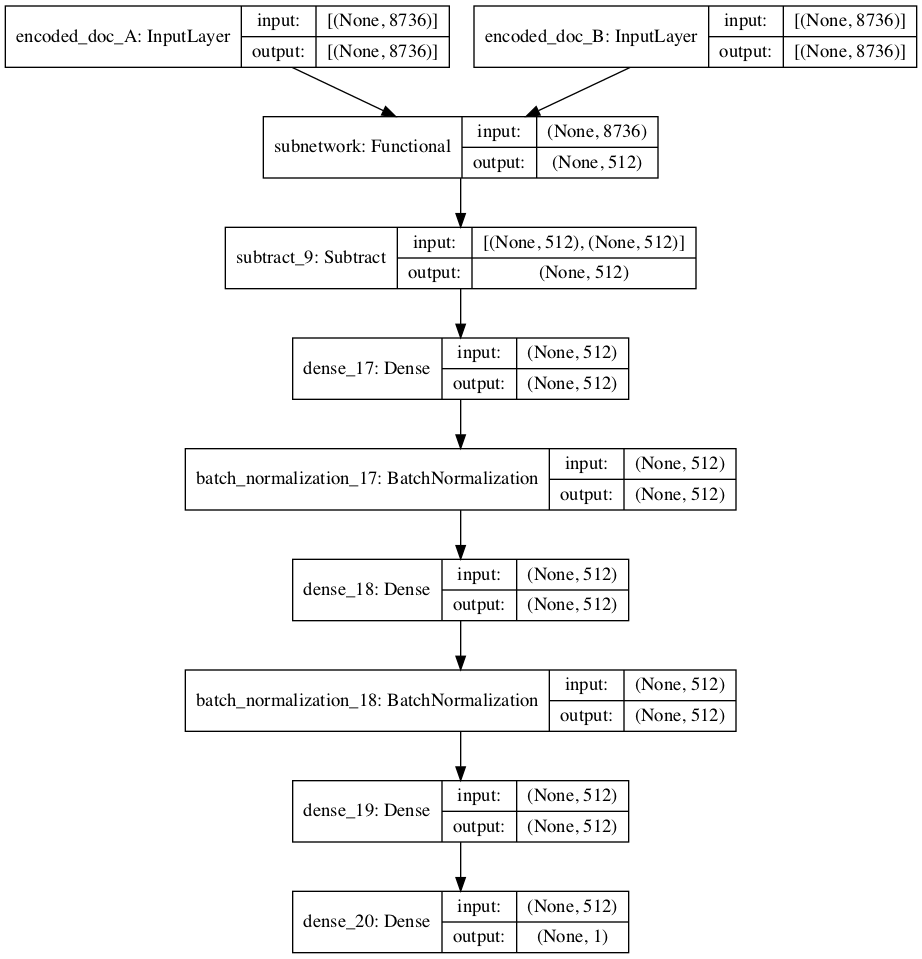

The Python source for this figure:
import sys
import os
import tensorflow as tf
import numpy as np
import tensorflow as tf
import tensorflow_addons as tfa
from tensorflow import keras
from tensorflow.keras import backend as K
from tensorflow.keras import Model
from tensorflow.keras import layers
from tensorflow.keras.layers import Lambda
from tensorflow.keras import metrics
import matplotlib.pyplot as plt
from preprocess import read_data
from tensorflow.keras.utils import plot_model

class Model(tf.keras.Model):
 
    def __init__(self, is_convolution=False):
        """
        The Model class predicts if the two texts are written by the same author.

        Our siamese network is made up for two identical subnetworks with the first
        and second example are sent into. These subnetworks contain a number of 
        residual blocks: 
        - If is_convolution is set to False, these blocks are made
        up of dense layers. 
        - If is_convolution is set to True, these blocks are made
        up of convolutional layers.

        We then take the absolute distance between the outputs of the subnetworks.

        On top of the siamese network, we add a classifier network, which passes the 
        output of the siamese network into a few dense layers and then into a binary
        classifier.
        """

        super(Model, self).__init__()

        # intialize hyperparameters and optimizer
        self.learning_rate = 0.001
        self.epochs = 100
        self.siamese_epochs = 50
        self.res_layer_count = 8
        self.embedding_size = (8736)
        self.batch_size = 120
        self.is_convolution = is_convolution

        self.optimizer = tfa.optimizers.RectifiedAdam(self.learning_rate)

        # subnetwork model
        subnetwork_input = keras.Input(shape = self.embedding_size)
        x = layers.BatchNormalization()(subnetwork_input)
        x = layers.GaussianNoise(stddev=0.00001)(x)
        x = layers.Dropout(rate=0.9)(x)
        x = layers.Dense(units=512)(x)

        # residual blocks
        if is_convolution == True:
            x = tf.expand_dims(x, axis=2)
            for i in range(self.res_layer_count):
                x = self.residual_block_conv(x)
        else:
            for i in range(self.res_layer_count):
                x = self.residual_block(x)             

        # set up the subnetwork
        self.subnetwork = keras.Model(inputs = subnetwork_input, outputs = x, name = "subnetwork")

        # siamese network
        siameseA_input = keras.Input(shape = self.embedding_size, name = "encoded_doc_A")
        siameseA_output = self.subnetwork(siameseA_input)
        siameseB_input = keras.Input(shape = self.embedding_size, name = "encoded_doc_B")
        siameseB_output = self.subnetwork(siameseB_input)
        subtracted = layers.Subtract()([siameseA_output, siameseB_output])
        distance = Lambda(tf.norm, output_shape = (1), name = "euclid_distance")(subtracted)

        # set up the siamese network
        self.siamese = keras.Model(inputs = [siameseA_input, siameseB_input], 
                                   outputs = distance,
                                   name = 'siamese')
        # classifier model
        z = layers.Subtract()([siameseA_output, siameseB_output])
        z = Lambda(tf.math.abs, name = "absolute")(z)
        z = layers.Dense(512, activation = 'relu')(z)
        z = layers.BatchNormalization()(z)
        z = layers.Dense(512, activation = 'relu')(z)
        z = layers.BatchNormalization()(z)
        z = layers.Dense(512, activation = 'relu')(z)
        classifier_output = layers.Dense(1, activation = 'sigmoid')(z)

        # set up the cumulative classifier model
        self.classifier = keras.Model(inputs = [siameseA_input, siameseB_input], outputs = classifier_output, name = 'classifier')

    def call(self, input_one, input_two):
        """
        Calls the model on a set of inputs
        :param input_one: first text to be compared, of size [num_texts, embedding_size]
        :param input_two: second text to be compared, of size [num_texts, embedding_size]
        :return: A [0,1] float value representing confidence of whether the two inputs are from the same author
        """
        return self.classifier([input_one, input_two])

    def residual_block(self, input):
        """
        This residual block is a series of dense layers.
        """
        x = layers.Dense(512)(input)
        x = layers.BatchNormalization()(x)
        x = layers.Dense(512)(x)
        x = layers.BatchNormalization()(x)
        x = layers.Add()([x, input]) #change this if using subtraction instead
        x = layers.Activation('relu')(x)
        return x  

    def residual_block_conv(self, input):
        """
        This residual block is made up of Conv1D layer(s).
        """
        x = layers.Conv1D(32, 3, padding = 'same', input_shape=(512, 1))(input)
        x = layers.BatchNormalization()(x)
        x = layers.Subtract()([x, input])
        x = layers.Activation('relu')(x)
        return x       

def f1(y_true, y_pred):
    """
    Calculates the f1 score based on the predictions and the labels

    """

    def recall(y_true, y_pred):
        """
        Recall metric.

        Only computes a batch-wise average of recall.

        Computes the recall, a metric for multi-label classification of
        how many relevant items are selected.
        """
        true_positives = K.sum(K.round(K.clip(y_true * y_pred, 0, 1)))
        possible_positives = K.sum(K.round(K.clip(y_true, 0, 1)))
        recall = true_positives / (possible_positives + K.epsilon())
        return recall

    def precision(y_true, y_pred):
        """
        Precision metric.

        Only computes a batch-wise average of precision.

        Computes the precision, a metric for multi-label classification of
        how many selected items are relevant.
        """
        true_positives = K.sum(K.round(K.clip(y_true * y_pred, 0, 1)))
        predicted_positives = K.sum(K.round(K.clip(y_pred, 0, 1)))
        precision = true_positives / (predicted_positives + K.epsilon())
        return precision

    # calculate the f1 score based on precision and recall
    precision = precision(y_true, y_pred)
    recall = recall(y_true, y_pred)
    return 2 * ((precision*recall)/(precision+recall+K.epsilon()))

def train_whole_model(model, train_inputs, train_labels, freeze_siamese=False):
    """
    Train the entire model for the specified number of epochs.

    :param model: the model
    :param train_inputs: training inputs in the shape (batch_size, 2, 8736)
    :param train_labels: training labels in the shape (batch_size)
    :param freeze_siamese: if False, train the whole model, if True, only train the classifier network
    :return history: history of the model for visualization
    """
    # compile the model
    model.classifier.compile(loss = keras.losses.BinaryCrossentropy(), optimizer = model.optimizer, metrics=[tf.keras.metrics.BinaryAccuracy(), f1])
    if freeze_siamese == True:
        model.siamese.trainable = False
    # train the model
    history = model.classifier.fit([train_inputs[:, 0], train_inputs[:, 1]], train_labels, epochs = model.epochs, batch_size = model.batch_size)
    model.classifier.save_weights('whole_model_weights')
    # return history
    return history

def train_siamese_network(model, train_inputs, train_labels):
    """
    Train the siamese network for the specified number of epochs.

    :param model: the model
    :param train_inputs: training inputs in the shape (batch_size, 2, 8736)
    :param train_labels: training labels in the shape (batch_size)
    :return siamese_history: history of the siamese_network for visualization
    """
    # # compile the siamese model
    model.siamese.compile(loss = tfa.losses.contrastive_loss, optimizer = model.optimizer)
    # train the siamese model
    siamese_history = model.siamese.fit([train_inputs[:, 0], train_inputs[:, 1]], train_labels, epochs=model.siamese_epochs, batch_size = model.batch_size)
    model.siamese.save_weights('siamese_model_weights')
    # return siamese history
    return siamese_history

def load_classifier_model(model, path_to_weights):
    model.classifier.compile(loss = keras.losses.BinaryCrossentropy(), optimizer = model.optimizer, metrics=[tf.keras.metrics.BinaryAccuracy(), f1])
    model.classifier.load_weights(path_to_weights).expect_partial()    

def test(model, test_inputs, test_labels):
    """
    Evaluates the entire model.

    :param model: the model
    :param test_inputs: testing inputs in the shape (batch_size, 2, 8736)
    :param test_labels: testing labels in the shape (batch_size)
    """
    return model.classifier.evaluate([test_inputs[:, 0], test_inputs[:, 1]], test_labels, verbose=2)

def visualize_data(history, filename):
    """
    Plots the loss over epochs in training.

    :param history: the model history
    """   
    plt.plot(history.history['loss'])
    plt.title('model loss')
    plt.ylabel('loss')
    plt.xlabel('epoch')
    plt.ylim(0, 1.2)
    plt.legend(['train', 'test'], loc='upper left')
    plt.savefig(filename)

def main():
    # get the data from the specified files
    train_inputs, test_inputs, train_labels, test_labels = read_data('count-vectors.npy', 'labels.npy')   

    if sys.argv[1] not in {"CONV", "DENSE"}:
        print("USAGE: python model.py <Model Type> <Training Type> <Train/Load>")
        print("<Model Type>: [CONV/DENSE]")
        exit()

    if sys.argv[2] not in {"WHOLE", "SPLIT", "FREEZESPLIT"}:
        print("USAGE: python model.py <Model Type> <Training Type> <Train/Load>")
        print("<Training Type>: [WHOLE/SPLIT/FREEZESPLIT]")
        exit()

    if sys.argv[3] not in {"TRAIN", "LOAD"}:     
        print("USAGE: python model.py <Model Type> <Training Type> <Train/Load>")
        print("<Train/Load>: [TRAIN/LOAD]")
        exit()

    # create model based on parameter
    if sys.argv[1] == "CONV":
        model = Model(is_convolution=True)
    elif sys.argv[1] == "DENSE":
        model = Model()  

    # load weights
    if sys.argv[3] == "LOAD":
        whole_model_path = input("Path to weights (dir/weight_names): ")
        load_classifier_model(model, whole_model_path)

    else:
        # train based on input
        if sys.argv[2] == "WHOLE":
            history = train_whole_model(model, train_inputs, train_labels)
        elif sys.argv[2] == "SPLIT":
            siamese_history = train_siamese_network(model, train_inputs, train_labels)
            visualize_data(siamese_history, "Siamese_{}_{}_C{}_S{}.png".format(sys.argv[1], sys.argv[2], model.epochs, model.siamese_epochs))
            history = train_whole_model(model, train_inputs, train_labels)
        elif sys.argv[2] == "FREEZESPLIT":
            siamese_history = train_siamese_network(model, train_inputs, train_labels) 
            visualize_data(siamese_history, "Siamese_{}_{}_C{}_S{}.png".format(sys.argv[1], sys.argv[2], model.epochs, model.siamese_epochs))  
            history = train_whole_model(model, train_inputs, train_labels, freeze_siamese=True)
        
        # graph loss over training
        visualize_data(history, "Classifier_{}_{}_C{}_S{}.png".format(sys.argv[1], sys.argv[2], model.epochs, model.siamese_epochs))

    # test the model
    test(model, test_inputs, test_labels)
  
if __name__ == '__main__':
    main()